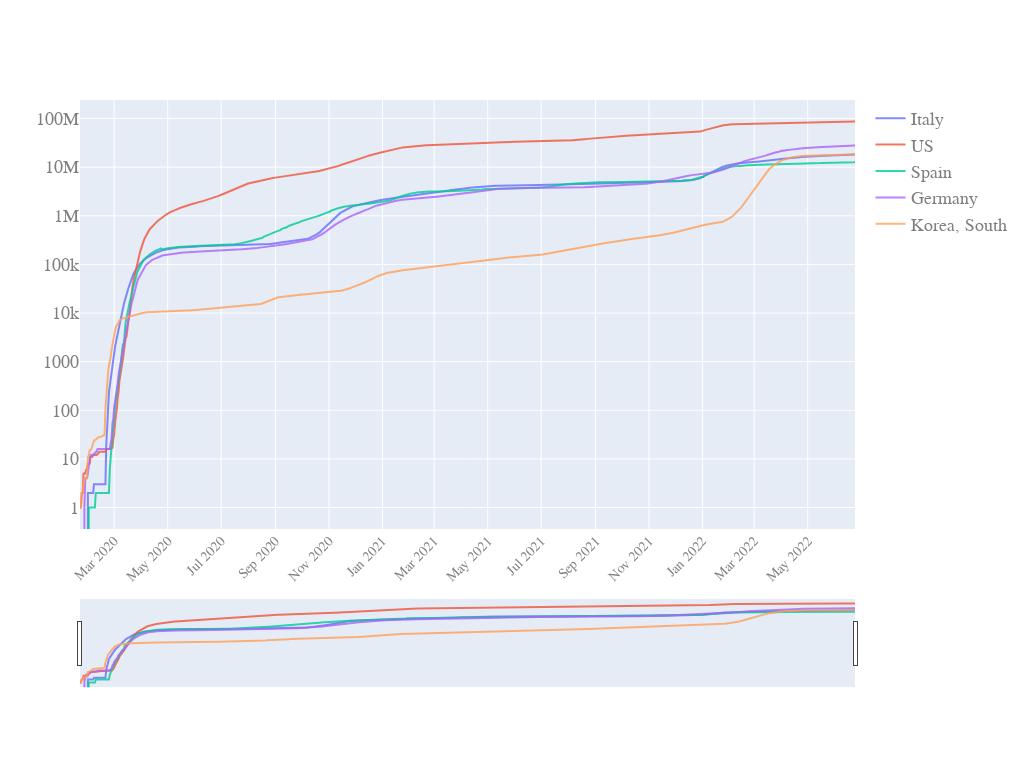

Notebook source saved alongside this figure:
### Code cell
quick_plot(df_analyse.date,
           df_analyse.iloc[:,2:],
           y_scale='log',
           slider=True)

### Figure 1 — Plotly figure (JSON) as saved in the notebook; plotly's stock layout.template omitted (floating-point values rounded to 4 significant figures; data arrays with more than 128 entries replaced by an {"elided": "..."} marker saying what was removed)
{"data": [{"name": "Italy", "opacity": 0.8, "type": "scatter", "x": {"elided": "885 str values"}, "y": {"elided": "885 int values"}}, {"name": "US", "opacity": 0.8, "type": "scatter", "x": {"elided": "885 str values"}, "y": {"elided": "885 int values"}}, {"name": "Spain", "opacity": 0.8, "type": "scatter", "x": {"elided": "885 str values"}, "y": {"elided": "885 int values"}}, {"name": "Germany", "opacity": 0.8, "type": "scatter", "x": {"elided": "885 str values"}, "y": {"elided": "885 int values"}}, {"name": "Korea, South", "opacity": 0.8, "type": "scatter", "x": {"elided": "885 str values"}, "y": {"elided": "885 int values"}}], "layout": {"autosize": true, "font": {"color": "#7f7f7f", "family": "PT Sans, monospace", "size": 18}, "height": 768, "width": 1024, "xaxis": {"nticks": 20, "rangeslider": {"visible": true}, "tickangle": -45, "tickfont": {"color": "#7f7f7f", "size": 14}}, "yaxis": {"type": "log"}}}
